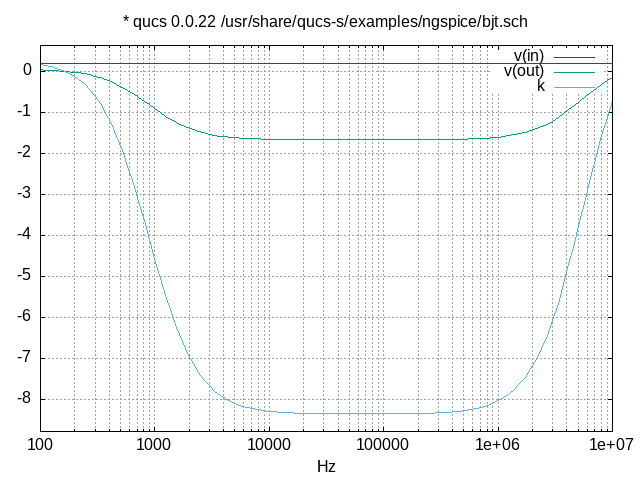

The script that drew this image:
set terminal X11 noenhanced
set title "* qucs 0.0.22 /usr/share/qucs-s/examples/ngspice/bjt.sch"
set xlabel "Hz"
set grid
set logscale x
set xrange [1e+02:1e+07]
set mxtics 10
set grid mxtics
unset logscale y 
set yrange [-8.770627e+00:6.271727e-01]
#set xtics 1
#set x2tics 1
#set ytics 1
#set y2tics 1
set format y "%g"
set format x "%g"
plot 'circuits/qucs-npn-gain.data' using 1:2 with lines lw 1 title "v(in)",\
'circuits/qucs-npn-gain.data' using 3:4 with lines lw 1 title "v(out)",\
'circuits/qucs-npn-gain.data' using 5:6 with lines lw 1 title "k"
set terminal push
set terminal png noenhanced
set out 'circuits/qucs-npn-gain.png'
replot
set term pop
replot
